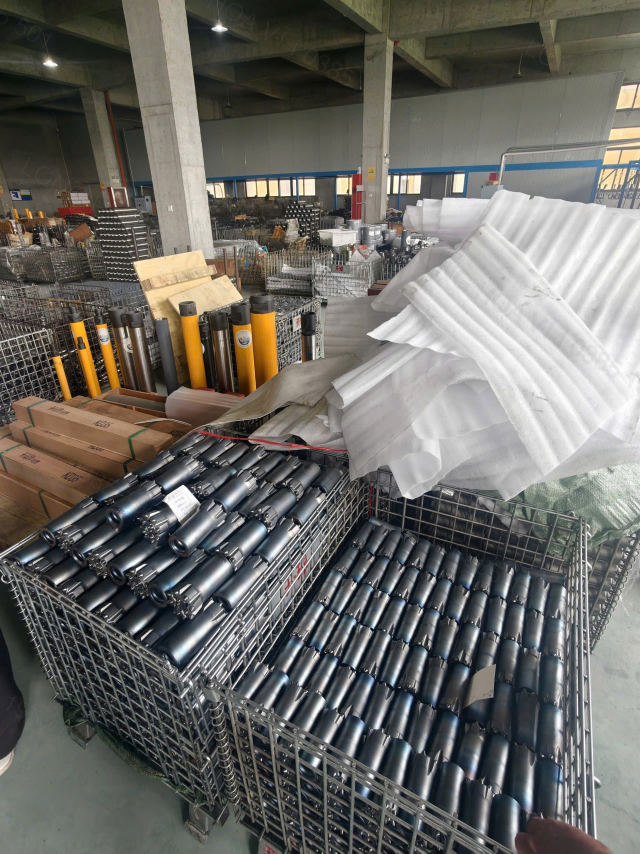
#> input picture drill_bit_images/z7870838233753_454e613ba4738f1e27a527bdd25d15f8.jpg, 1920 x 2560 px, found by its file name (shown at 1/3 size)
$ python extract_signboard_logo.py
#> lines starting #> are read from the running program, lines starting #| are printed output that depends on the picture; after the words box and inside, x2 and y2 are one past the last pixel; in counts of white or black regions, pixels touching at a corner belong together
#!/usr/bin/env python3
import cv2
import numpy as np
from pathlib import Path

def main():
    img_path = Path("/Users/mac/Projects/kaiqiu_web/tmp/original_zalo_images/z7870838233753_454e613ba4738f1e27a527bdd25d15f8.jpg")
    if not img_path.exists():
        print("❌ Image not found!")
        return

    img = cv2.imread(str(img_path))
#> img is the input picture: shape (2560, 1920, 3); mean B, G, R 102.1, 106.9, 108.1
    h, w = img.shape[:2]
#> h = 2560; w = 1920

    # We will crop the signboard logo directly from the known unmasked coordinates!
    # In z7870838233753 (a 996452 bytes image), the signboard is in the center-left.
    # Let's crop the exact area containing the KAIQIU logo from the signboard:
    # Based on the signboard dimensions, let's crop x=[10, 320], y=[140, 240] in relative space!
    # Wait, let's do a robust contour detection for the white board first.
    gray = cv2.cvtColor(img, cv2.COLOR_BGR2GRAY)
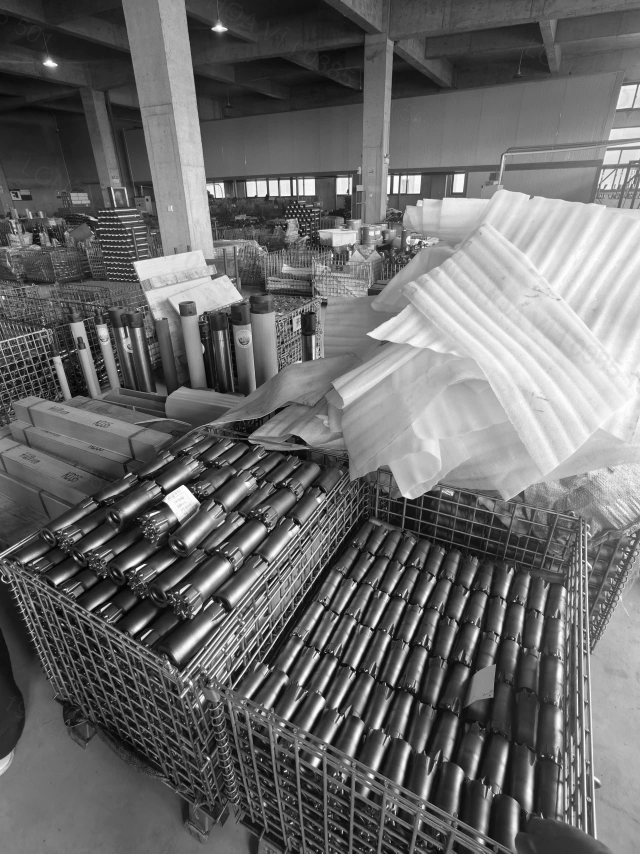
#> gray: shape (2560, 1920) (shown at 1/3 size); min 0, max 255, mean 106.7
    _, thresh = cv2.threshold(gray, 220, 255, cv2.THRESH_BINARY)
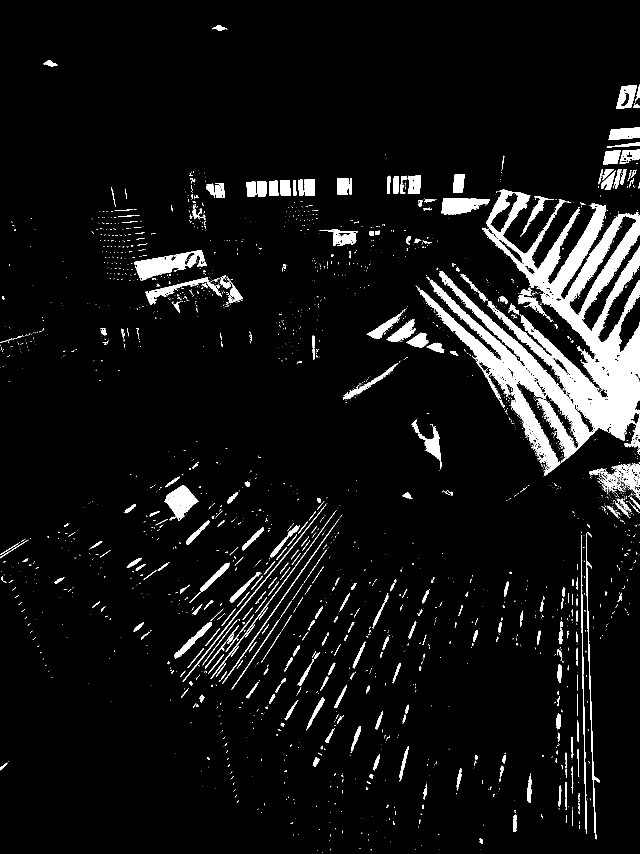
#> thresh: shape (2560, 1920) (shown at 1/3 size); 6.5% white; 3113 white regions (2660 under 20 px)

    contours, _ = cv2.findContours(thresh, cv2.RETR_EXTERNAL, cv2.CHAIN_APPROX_SIMPLE)
#> contours = 3067 contours, 2725 with area under 20; largest, box (x1, y1, x2, y2) and area: (1258, 569, 1920, 1427) 191993, (402, 750, 620, 841) 7400, (493, 1455, 595, 1563) 5413, (1324, 594, 1470, 645) 4780, (1848, 255, 1911, 327) 2930

    signboard_box = None
    for cnt in contours:
        x, y, cw, ch = cv2.boundingRect(cnt)
        aspect_ratio = cw / float(ch)
        # Signboard card aspect ratio is approx 2.0 to 3.0, and area is large
        if aspect_ratio > 1.8 and aspect_ratio < 3.2 and cw > 300 and cw < 900:
            signboard_box = (x, y, cw, ch)
            break
#> this loop made 3067 passes
#> (cnt, x, y, cw, ch, aspect_ratio) on passes 1, 2, 4: ([[968, 2557], [968, 2558]], 968, 2557, 1, 2, 0.5), ([[952, 2551], [951, 2552]], 951, 2551, 2, 2, 1), ([[1246, 2548], [1246, 2549]], 1246, 2548, 1, 2, 0.5)

    if signboard_box is not None:
        x, y, cw, ch = signboard_box
        print(f"✓ Detected signboard box: pos=({x},{y}) size={cw}x{ch}")

        # Crop the logo area (top-left of the signboard card, approx top 35% height and left 45% width)
        lx = x + int(cw * 0.02)
        ly = y + int(ch * 0.04)
        lw = int(cw * 0.40)
        lh = int(ch * 0.35)

        logo_crop = img[ly:ly+lh, lx:lx+lw]
        cv2.imwrite("/Users/mac/Projects/kaiqiu_web/tmp/signboard_template.png", logo_crop)
        print("✓ Successfully extracted signboard logo template to tmp/signboard_template.png!")
    else:
        # Fallback crop with hardcoded coordinates if contour detection fails
        # In a 1080x1440 image, the signboard is around y=[400, 750], x=[10, 480]
        # The logo is around y=[420, 520], x=[20, 220]
        # Let's crop using proportional coordinates
        lx = int(w * 0.02)
#> lx = 38
        ly = int(h * 0.30)
#> ly = 768
        lw = int(w * 0.22)
#> lw = 422
        lh = int(h * 0.08)
#> lh = 204
        logo_crop = img[ly:ly+lh, lx:lx+lw]
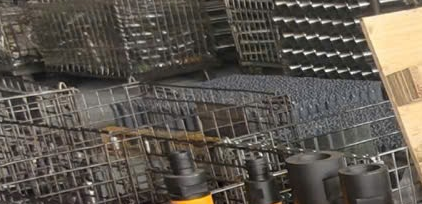
#> logo_crop: shape (204, 422, 3); mean B, G, R 79, 87.5, 93.7
        cv2.imwrite("/Users/mac/Projects/kaiqiu_web/tmp/signboard_template.png", logo_crop)
        print("✓ Used fallback proportional crop to extract signboard logo template to tmp/signboard_template.png!")

if __name__ == "__main__":
    main()

$ run again, with drill_bit_images/z7870838177960_4a3be6d7981a4480c487cbc416f0be70.jpg copied over drill_bit_images/z7870838233753_454e613ba4738f1e27a527bdd25d15f8.jpg
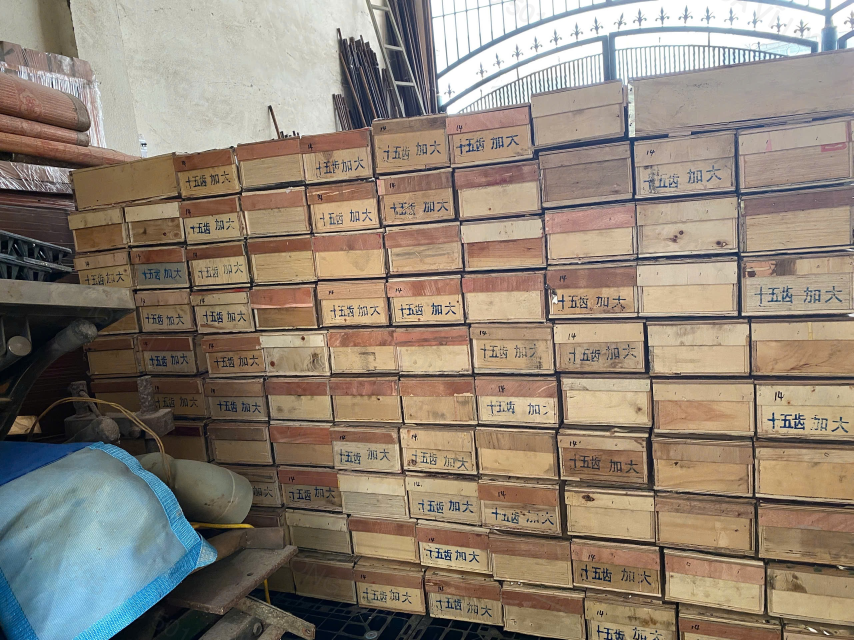
#> input picture drill_bit_images/z7870838177960_4a3be6d7981a4480c487cbc416f0be70.jpg, 2560 x 1920 px, found by its file name (shown at 1/3 size)
#> in main, img is the input picture: shape (1920, 2560, 3); mean B, G, R 117.8, 131.3, 143.1
#> in main, `_, thresh = cv2.threshold(gray, 220, 255, cv2.THRESH_BINARY)`:
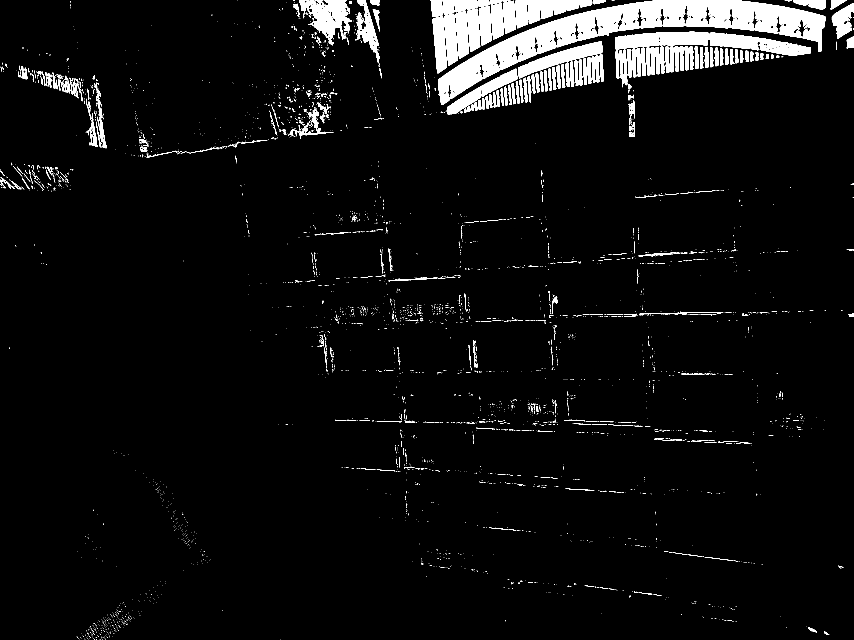
#> thresh: shape (1920, 2560) (shown at 1/3 size); 5.1% white; 3697 white regions (3323 under 20 px)
#> contours = 3696 contours, 3491 with area under 20; largest, box (x1, y1, x2, y2) and area: (1314, 0, 2476, 315) 90885, (1845, 95, 2125, 148) 10440, (918, 0, 1056, 136) 9636, (1554, 124, 1807, 235) 8566, (2129, 98, 2366, 152) 7070
#> the loop in main, `for cnt in contours:` made 3696 passes
#> (cnt, x, y, cw, ch, aspect_ratio) on passes 1, 5, 6: ([[316, 1919], [317, 1919]], 316, 1919, 2, 1, 2), ([[300, 1918], [299, 1919], [300, 1919]], 299, 1918, 2, 2, 1), ([[283, 1918], [282, 1919], [283, 1919]], 282, 1918, 2, 2, 1)
#> in main, `logo_crop = img[ly:ly+lh, lx:lx+lw]`:
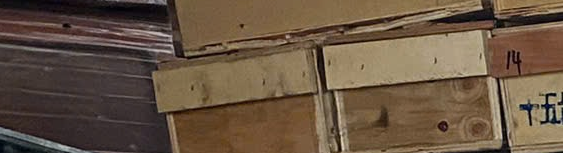
#> logo_crop: shape (153, 563, 3); mean B, G, R 66.3, 84.8, 103.9

$ run again, with drill_bit_images/z7870838181537_2eeb68a5eaf7785d874d41a27aa913dc.jpg copied over drill_bit_images/z7870838233753_454e613ba4738f1e27a527bdd25d15f8.jpg
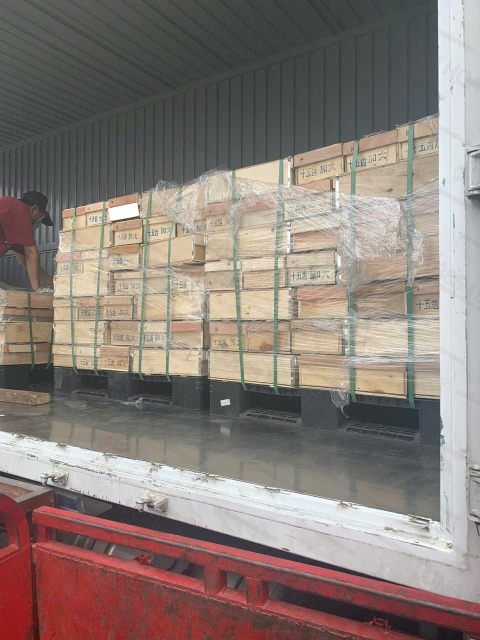
#> input picture drill_bit_images/z7870838181537_2eeb68a5eaf7785d874d41a27aa913dc.jpg, 960 x 1280 px, found by its file name (shown at 1/2 size)
#> in main, img is the input picture: shape (1280, 960, 3); mean B, G, R 119.4, 124.9, 137
#> in main, `_, thresh = cv2.threshold(gray, 220, 255, cv2.THRESH_BINARY)`:
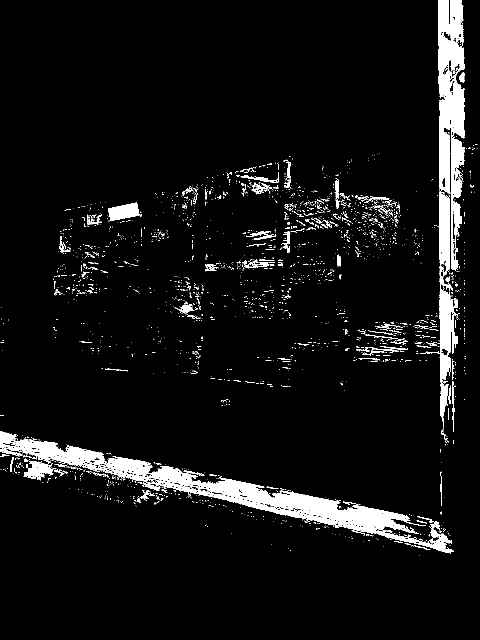
#> thresh: shape (1280, 960) (shown at 1/2 size); 6% white; 2456 white regions (2315 under 20 px)
#> contours = 2447 contours, 2383 with area under 20; largest, box (x1, y1, x2, y2) and area: (0, 863, 908, 1107) 30700, (900, 0, 929, 542) 9763, (876, 0, 901, 389) 7400, (851, 382, 901, 854) 7249, (216, 405, 279, 442) 1456
#> the loop in main, `for cnt in contours:` made 2447 passes
#> (x, y, cw, ch, aspect_ratio) on passes 1, 3, 4: (839, 1111, 1, 1, 1), (576, 1096, 1, 1, 1), (823, 1093, 1, 1, 1)
#> in main, `logo_crop = img[ly:ly+lh, lx:lx+lw]`:
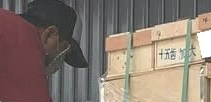
#> logo_crop: shape (102, 211, 3); mean B, G, R 110.9, 120.7, 134
